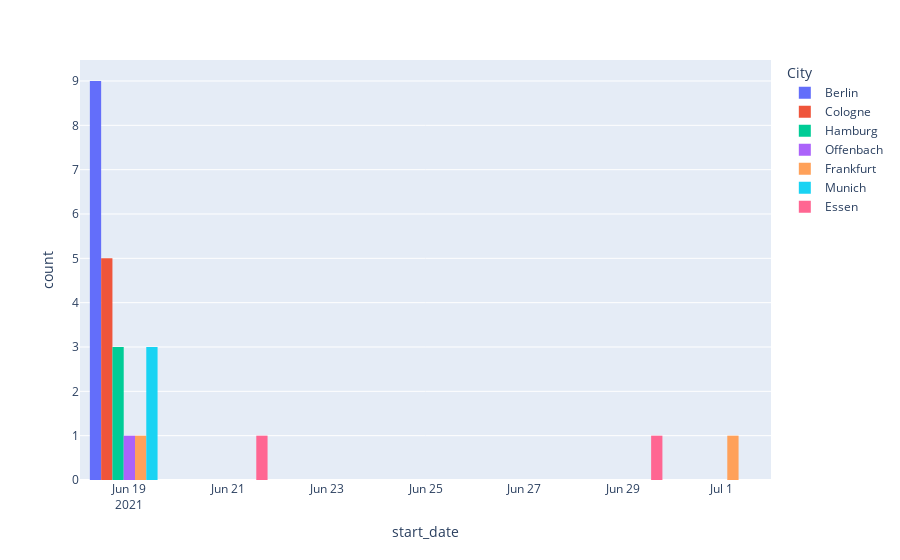

Notebook cell for this chart:
### Markdown cell above
## Plot results before writing

### Code cell
import plotly.express as px
df_warehouse_assigned = warehouse_assigner.warehouse_assigned_output.rename(columns={
                                        "ID":"External",
                                        "value":"Warehouse"
                                     })
        
df_date_assigned = warehouse_assigner.date_assigned_output.rename(columns={
                            "ID":"External",
                            "value":"start_date"
                        })
        
df_already_assigned = pd.merge(df_warehouse_assigned, df_date_assigned, how="inner", on=["External"])
df_already_assigned.drop(['key_x', 'key_y'], axis=1, inplace=True)
df_city_warehouse = warehouse_assigner.df_forecast.drop_duplicates('Warehouse')[['Warehouse', 'City']]
df_already_assigned = pd.merge(df_already_assigned, df_city_warehouse, how="inner", on=["Warehouse"])
fig = px.histogram(df_already_assigned, x='start_date', color="City", barmode='group')
fig.write_html("assign_report.html")
fig

### Figure 1 — Plotly figure (JSON) as saved in the notebook; plotly's stock layout.template omitted (floating-point values rounded to 4 significant figures)
{"data": [{"alignmentgroup": "True", "bingroup": "x", "hovertemplate": "City=Berlin<br>start_date=%{x}<br>count=%{y}<extra></extra>", "legendgroup": "Berlin", "marker": {"color": "#636efa"}, "name": "Berlin", "offsetgroup": "Berlin", "orientation": "v", "showlegend": true, "type": "histogram", "x": ["2021-06-18", "2021-06-18", "2021-06-18", "2021-06-18", "2021-06-18", "2021-06-18", "2021-06-18", "2021-06-18", "2021-06-18"], "xaxis": "x", "yaxis": "y"}, {"alignmentgroup": "True", "bingroup": "x", "hovertemplate": "City=Cologne<br>start_date=%{x}<br>count=%{y}<extra></extra>", "legendgroup": "Cologne", "marker": {"color": "#EF553B"}, "name": "Cologne", "offsetgroup": "Cologne", "orientation": "v", "showlegend": true, "type": "histogram", "x": ["2021-06-18", "2021-06-18", "2021-06-18", "2021-06-18", "2021-06-18"], "xaxis": "x", "yaxis": "y"}, {"alignmentgroup": "True", "bingroup": "x", "hovertemplate": "City=Hamburg<br>start_date=%{x}<br>count=%{y}<extra></extra>", "legendgroup": "Hamburg", "marker": {"color": "#00cc96"}, "name": "Hamburg", "offsetgroup": "Hamburg", "orientation": "v", "showlegend": true, "type": "histogram", "x": ["2021-06-18", "2021-06-19", "2021-06-19"], "xaxis": "x", "yaxis": "y"}, {"alignmentgroup": "True", "bingroup": "x", "hovertemplate": "City=Offenbach<br>start_date=%{x}<br>count=%{y}<extra></extra>", "legendgroup": "Offenbach", "marker": {"color": "#ab63fa"}, "name": "Offenbach", "offsetgroup": "Offenbach", "orientation": "v", "showlegend": true, "type": "histogram", "x": ["2021-06-18"], "xaxis": "x", "yaxis": "y"}, {"alignmentgroup": "True", "bingroup": "x", "hovertemplate": "City=Frankfurt<br>start_date=%{x}<br>count=%{y}<extra></extra>", "legendgroup": "Frankfurt", "marker": {"color": "#FFA15A"}, "name": "Frankfurt", "offsetgroup": "Frankfurt", "orientation": "v", "showlegend": true, "type": "histogram", "x": ["2021-06-19", "2021-07-01"], "xaxis": "x", "yaxis": "y"}, {"alignmentgroup": "True", "bingroup": "x", "hovertemplate": "City=Munich<br>start_date=%{x}<br>count=%{y}<extra></extra>", "legendgroup": "Munich", "marker": {"color": "#19d3f3"}, "name": "Munich", "offsetgroup": "Munich", "orientation": "v", "showlegend": true, "type": "histogram", "x": ["2021-06-18", "2021-06-18", "2021-06-18"], "xaxis": "x", "yaxis": "y"}, {"alignmentgroup": "True", "bingroup": "x", "hovertemplate": "City=Essen<br>start_date=%{x}<br>count=%{y}<extra></extra>", "legendgroup": "Essen", "marker": {"color": "#FF6692"}, "name": "Essen", "offsetgroup": "Essen", "orientation": "v", "showlegend": true, "type": "histogram", "x": ["2021-06-21", "2021-06-28"], "xaxis": "x", "yaxis": "y"}], "layout": {"barmode": "group", "legend": {"title": {"text": "City"}, "tracegroupgap": 0}, "margin": {"t": 60}, "xaxis": {"anchor": "y", "domain": [0, 1], "title": {"text": "start_date"}}, "yaxis": {"anchor": "x", "domain": [0, 1], "title": {"text": "count"}}}}
